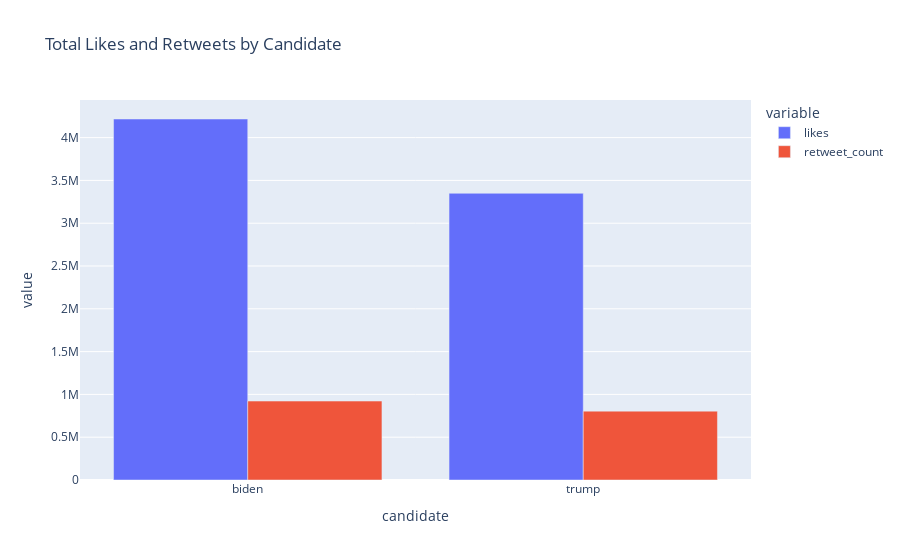

Source (notebook cell):
### Code cell
# Visualization 2: Tweet Engagement (Likes and Retweets)

engagement_data = twitter_df.groupby('candidate').agg({'likes': 'sum', 'retweet_count': 'sum'}).reset_index()
fig = px.bar(engagement_data, x='candidate', y=['likes', 'retweet_count'], barmode='group', 
             title="Total Likes and Retweets by Candidate")
fig.show()

### Figure 1 — Plotly figure (JSON) as saved in the notebook; plotly's stock layout.template omitted (floating-point values rounded to 4 significant figures)
{"data": [{"alignmentgroup": "True", "hovertemplate": "variable=likes<br>candidate=%{x}<br>value=%{y}<extra></extra>", "legendgroup": "likes", "marker": {"color": "#636efa", "pattern": {"shape": ""}}, "name": "likes", "offsetgroup": "likes", "orientation": "v", "showlegend": true, "textposition": "auto", "type": "bar", "x": ["biden", "trump"], "xaxis": "x", "y": [4217380, 3349488], "yaxis": "y"}, {"alignmentgroup": "True", "hovertemplate": "variable=retweet_count<br>candidate=%{x}<br>value=%{y}<extra></extra>", "legendgroup": "retweet_count", "marker": {"color": "#EF553B", "pattern": {"shape": ""}}, "name": "retweet_count", "offsetgroup": "retweet_count", "orientation": "v", "showlegend": true, "textposition": "auto", "type": "bar", "x": ["biden", "trump"], "xaxis": "x", "y": [922091, 804469], "yaxis": "y"}], "layout": {"barmode": "group", "legend": {"title": {"text": "variable"}, "tracegroupgap": 0}, "title": {"text": "Total Likes and Retweets by Candidate"}, "xaxis": {"anchor": "y", "domain": [0, 1], "title": {"text": "candidate"}}, "yaxis": {"anchor": "x", "domain": [0, 1], "title": {"text": "value"}}}}
